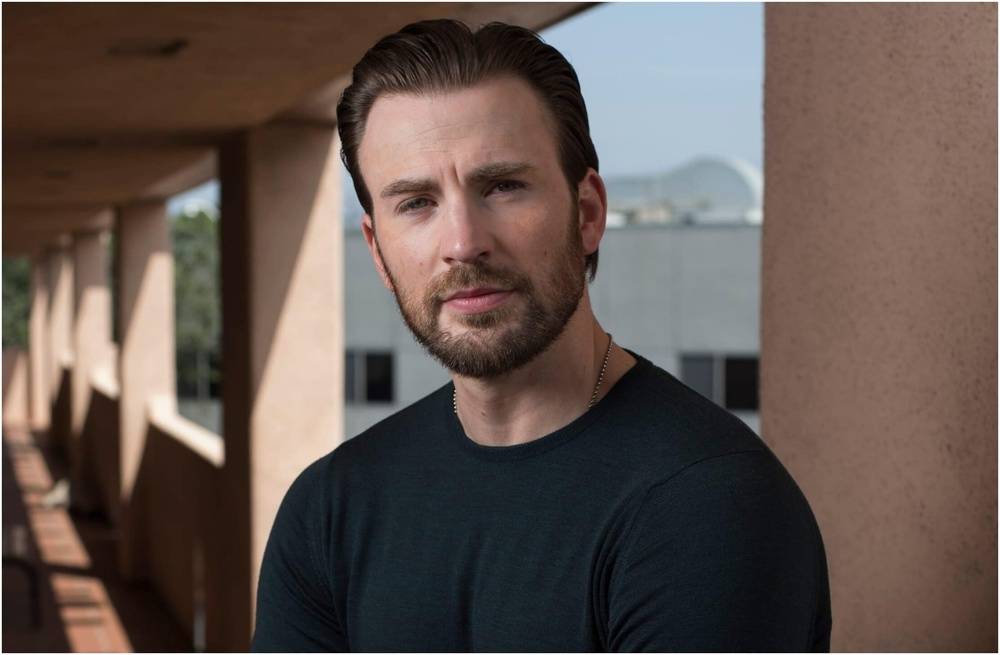
#> input picture data/poi/captain_america.jpg, 1000 x 655 px, shrunk from 2200 x 1440 before the run
$ python -i detection.py   (imports and definitions only)
#> lines starting #> are read from the running program, lines starting #| are printed output that depends on the picture
### src/distance.py
import numpy as np


# [5 lines left out: function findCosineDistance, not called in this run]


def findEuclideanDistance(source_representation, test_representation):
    if isinstance(source_representation, list):
        source_representation = np.array(source_representation)

    if isinstance(test_representation, list):
        test_representation = np.array(test_representation)

    euclidean_distance = source_representation - test_representation
    euclidean_distance = np.sum(np.multiply(euclidean_distance, euclidean_distance))
    euclidean_distance = np.sqrt(euclidean_distance)
    return euclidean_distance


def l2_normalize(x):
    return x / np.sqrt(np.sum(np.multiply(x, x)))


# [6 lines left out: function findThreshold, not called in this run]

### src/detection.py
import os
import cv2
import numpy as np
import distance
import math
from PIL import Image


class Detector:

    def __init__(self):
        self.detector = {}
        self.detector["face_detector"] = self.build_cascade("haarcascade")
        self.detector["eye_detector"] = self.build_cascade("haarcascade_eye")

    def build_cascade(self, model_name="haarcascade"):
        opencv_path = self.get_opencv_path()
        if model_name == "haarcascade":
            face_detector_path = opencv_path + "haarcascade_frontalface_default.xml"
            if os.path.isfile(face_detector_path) != True:
                raise ValueError(
                    "Confirm that opencv is installed on your environment! Expected path ",
                    face_detector_path,
                    " violated.",
                )
            detector = cv2.CascadeClassifier(face_detector_path)

        elif model_name == "haarcascade_eye":
            eye_detector_path = opencv_path + "haarcascade_eye.xml"
            if os.path.isfile(eye_detector_path) != True:
                raise ValueError(
                    "Confirm that opencv is installed on your environment! Expected path ",
                    eye_detector_path,
                    " violated.",
                )
            detector = cv2.CascadeClassifier(eye_detector_path)

        else:
            raise ValueError(f"unimplemented model_name for build_cascade - {model_name}")

        return detector

    def detect_face(self, img, align=True):
        resp = []

        detected_face = None
        img_region = [0, 0, img.shape[1], img.shape[0]]

        faces = []
        try:
            faces, _, scores = self.detector["face_detector"].detectMultiScale3(
                img, 1.1, 10, outputRejectLevels=True
            )
        except:
            pass

        if len(faces) > 0:

            for (x, y, w, h), confidence in zip(faces, scores):
                detected_face = img[int(y) : int(y + h), int(x) : int(x + w)]

                if align:
                    detected_face = self.align_face(self.detector["eye_detector"], detected_face)

                img_region = [x, y, w, h]

                resp.append((detected_face, img_region, confidence))

        return resp

    def align_face(self, eye_detector, img):
        detected_face_gray = cv2.cvtColor(img, cv2.COLOR_BGR2GRAY)
        eyes = eye_detector.detectMultiScale(detected_face_gray, 1.1, 10)

        eyes = sorted(eyes, key=lambda v: abs((v[0] - v[2]) * (v[1] - v[3])), reverse=True)

        if len(eyes) >= 2:

            eye_1 = eyes[0]
            eye_2 = eyes[1]

            if eye_1[0] < eye_2[0]:
                left_eye = eye_1
                right_eye = eye_2
            else:
                left_eye = eye_2
                right_eye = eye_1

            left_eye = (int(left_eye[0] + (left_eye[2] / 2)), int(left_eye[1] + (left_eye[3] / 2)))
            right_eye = (int(right_eye[0] + (right_eye[2] / 2)), int(right_eye[1] + (right_eye[3] / 2)))

            img = self.alignment_procedure(img, left_eye, right_eye)

        return img

    @staticmethod
    def alignment_procedure(img, left_eye, right_eye):

        # this function aligns given face in img based on left and right eye coordinates

        left_eye_x, left_eye_y = left_eye
        right_eye_x, right_eye_y = right_eye

        # -----------------------
        # find rotation direction

        if left_eye_y > right_eye_y:
            point_3rd = (right_eye_x, left_eye_y)
            direction = -1  # rotate same direction to clock
        else:
            point_3rd = (left_eye_x, right_eye_y)
            direction = 1  # rotate inverse direction of clock

        # -----------------------
        # find length of triangle edges

        a = distance.findEuclideanDistance(np.array(left_eye), np.array(point_3rd))
        b = distance.findEuclideanDistance(np.array(right_eye), np.array(point_3rd))
        c = distance.findEuclideanDistance(np.array(right_eye), np.array(left_eye))

        # -----------------------

        # apply cosine rule

        if b != 0 and c != 0:  # this multiplication causes division by zero in cos_a calculation

            cos_a = (b * b + c * c - a * a) / (2 * b * c)
            angle = np.arccos(cos_a)  # angle in radian
            angle = (angle * 180) / math.pi  # radian to degree

            # -----------------------
            # rotate base image

            if direction == -1:
                angle = 90 - angle

            img = Image.fromarray(img)
            img = np.array(img.rotate(direction * angle))

        # -----------------------

        return img  # return img anyway

    @staticmethod
    def get_opencv_path():
        opencv_home = cv2.__file__
        folders = opencv_home.split(os.path.sep)[0:-1]

        path = folders[0]
        for folder in folders[1:]:
            path = path + "/" + folder

        return path + "/data/"


    def __getstate__(self):
        state = self.__dict__.copy()
        del state["detector"]
        return state

>>> import cv2
>>> picture = cv2.imread('../data/poi/captain_america.jpg')
#> picture is the input picture: shape (655, 1000, 3); mean B, G, R 78.4, 84.5, 98.2
>>> result = Detector().detect_face(picture)
#> in detect_face, `faces, _, scores = self.detector["face_detector"].detectMultiScale3( i..`: faces = [[339, 95, 250, 250]]; scores = [8.96]
#> the loop in detect_face, `for (x, y, w, h), confidence in zip(faces, scores):` made 1 pass
#> (x, y, w, h, confidence, eye_1 in align_face, eye_2 in align_face) on pass 1: (339, 95, 250, 250, 8.96, [125, 65, 55, 55], [47, 75, 61, 61])
#> pass 1, in detect_face, `detected_face = img[int(y) : int(y + h), int(x) : int(x + w)]`:
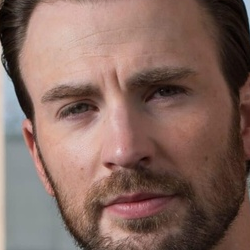
#> detected_face: shape (250, 250, 3); mean B, G, R 94.8, 103.4, 131.7
#> pass 1, in align_face, `detected_face_gray = cv2.cvtColor(img, cv2.COLOR_BGR2GRAY)`:
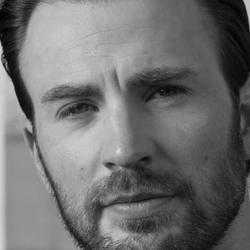
#> detected_face_gray: shape (250, 250); min 1, max 219, mean 110.9
#> pass 1, in alignment_procedure, `img = np.array(img.rotate(direction * angle))`:
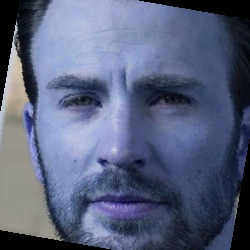
#> img: shape (250, 250, 3); mean R, G, B 88.9, 97.1, 124.4
#> after the loop in detect_face, `for (x, y, w, h), confidence in zip(faces, scores):`: resp = 1 item
#> result = 1 item

$ run again, on data/poi/iron_man.jpg
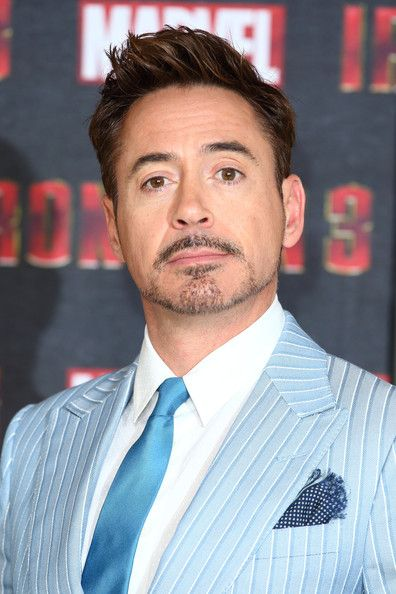
#> input picture data/poi/iron_man.jpg, 396 x 594 px
#> picture is the input picture: shape (594, 396, 3); mean B, G, R 148.2, 141.7, 146.6
#> faces = [[91, 91, 211, 211]]; scores = [8.38]
#> the loop in detect_face, `for (x, y, w, h), confidence in zip(faces, scores):` made 1 pass
#> (x, y, w, h, confidence, eye_1 in align_face, eye_2 in align_face) on pass 1: (91, 91, 211, 211, 8.38, [111, 58, 51, 51], [40, 67, 46, 46])
#> pass 1, in align_face, `detected_face_gray = cv2.cvtColor(img, cv2.COLOR_BGR2GRAY)`:
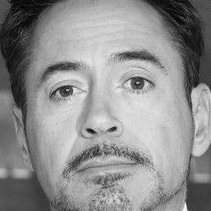
#> detected_face_gray: shape (211, 211); min 0, max 248, mean 143
#> pass 1, in alignment_procedure, `img = np.array(img.rotate(direction * angle))`:
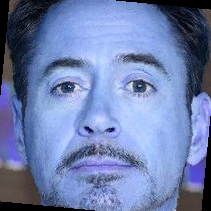
#> img: shape (211, 211, 3); mean R, G, B 109.8, 127.3, 173.8
#> after the loop in detect_face, `for (x, y, w, h), confidence in zip(faces, scores):`: resp = 1 item
